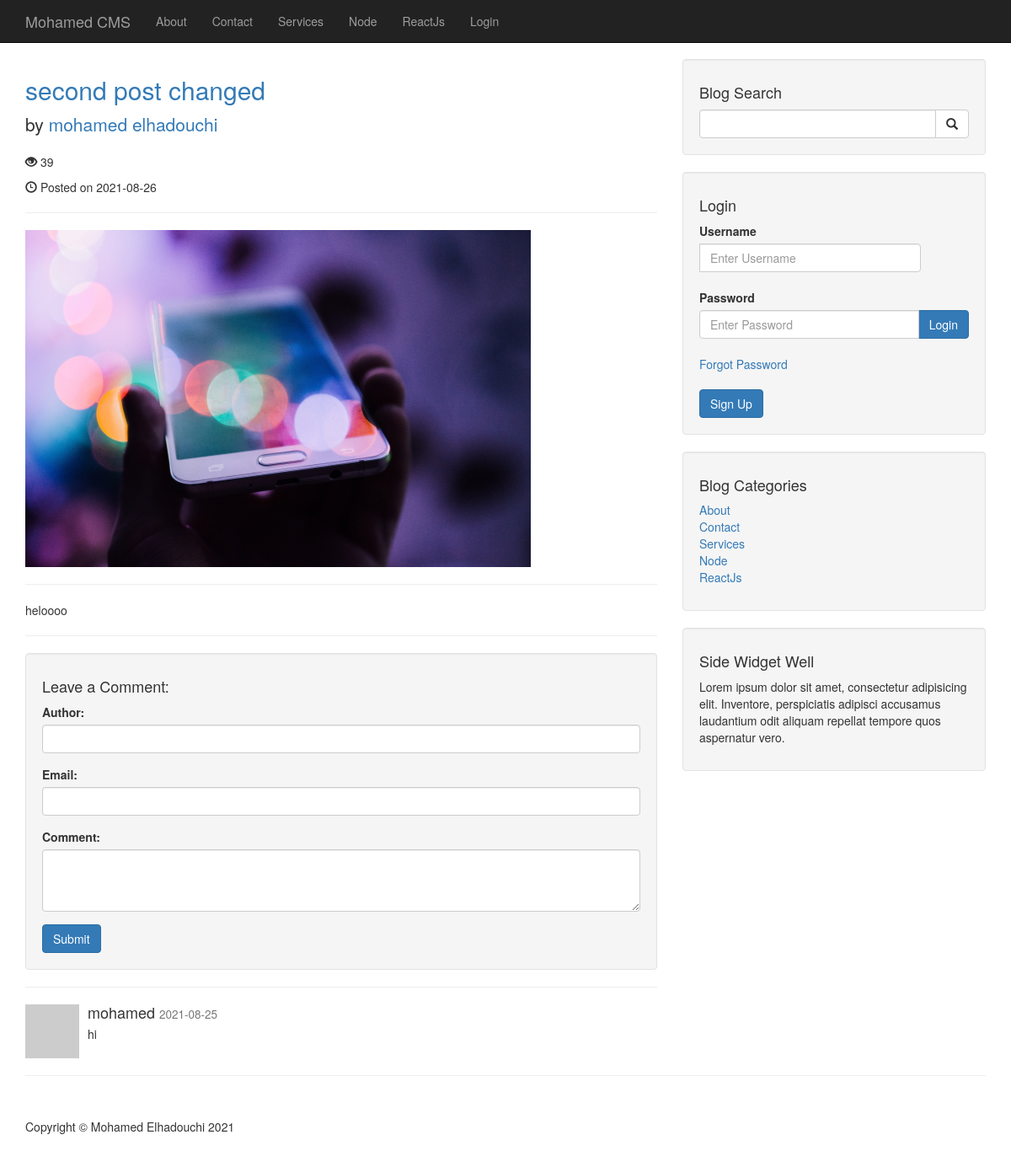
Screenshot of /post.php?p_id=184 with the database file from the repository.
### tables this page shows
CREATE TABLE `categories` (
  `cat_id` int(11) NOT NULL,
  `cat_title` varchar(255) NOT NULL
);

CREATE TABLE `posts` (
  `post_id` int(11) NOT NULL,
  `post_category_id` int(11) NOT NULL,
  `post_title` varchar(255) NOT NULL,
  `post_author` varchar(255) NOT NULL,
  `post_date` date NOT NULL,
  `post_image` text NOT NULL,
  `post_content` text NOT NULL,
  `post_tags` varchar(255) NOT NULL,
  `post_comment_count` varchar(255) NOT NULL,
  `post_status` varchar(255) NOT NULL DEFAULT 'draft',
  `post_views_count` int(11) NOT NULL
);

CREATE TABLE `users` (
  `user_id` int(11) NOT NULL,
  `username` varchar(255) NOT NULL,
  `user_password` varchar(255) NOT NULL,
  `user_firstname` varchar(255) NOT NULL,
  `user_lastname` varchar(255) NOT NULL,
  `user_email` varchar(255) NOT NULL,
  `user_image` text NOT NULL,
  `user_role` varchar(255) NOT NULL,
  `token` text NOT NULL
);

CREATE TABLE `comments` (
  `comment_id` int(11) NOT NULL,
  `comment_post_id` int(11) NOT NULL,
  `comment_author` varchar(255) NOT NULL,
  `comment_email` varchar(255) NOT NULL,
  `comment_content` text NOT NULL,
  `comment_status` varchar(255) NOT NULL,
  `comment_date` date NOT NULL
);

### admin/functions.php (called while the page is built, shortened)
<?php
function isLogedIn($session)
{
    return false;
}

### post.php (the view, shortened to what this page needs)
<?php include "includes/db.php";?>
<?php include "includes/header.php";?>
<?php include "includes/nav.php";?>
<div class="container">
  <div class="row">
    <div class="col-md-8">
      <?php
if (isset($_GET['p_id'])) {
    $p_id = mysqli_real_escape_string($connection, $_GET['p_id']);
    $query = "UPDATE posts SET post_views_count = post_views_count + 1  WHERE post_id = {$p_id}";
    if (isset($_SESSION['user_role']) && $_SESSION['user_role'] == 'admin') {
        $query = "SELECT * FROM posts WHERE post_id = {$p_id}";
    } else {
        $query = "SELECT * FROM posts WHERE post_id = {$p_id} AND post_status = 'published'";
    }
    $select_post_querys = mysqli_query($connection, $query);
    if (mysqli_num_rows($select_post_querys) < 1) {
        header("Location: index.php");
    } else {
        while ($row = mysqli_fetch_assoc($select_post_querys)) {
            $post_title = mysqli_real_escape_string($connection, $row['post_title']);
            $post_author = mysqli_real_escape_string($connection, $row['post_author']);
            $post_date = mysqli_real_escape_string($connection, $row['post_date']);
            $post_image = mysqli_real_escape_string($connection, $row['post_image']);
            $post_content = mysqli_real_escape_string($connection, $row['post_content']);
            $post_views_count = mysqli_real_escape_string($connection, $row['post_views_count']);
            ?>
      <h2>
        <a href="post.php?p_id=<?php echo $p_id ?>"><?php echo $post_title ?></a>
      </h2>
      <p class="lead">
        <?php
            $user_id = $post_author;
            $query = "SELECT * FROM users WHERE user_id = $post_author";
            $select_user_query = mysqli_query($connection, $query);
            while ($row = mysqli_fetch_assoc($select_user_query)) {
                $post_author = mysqli_real_escape_string($connection, $row['user_firstname'] . " " . $row['user_lastname']);
            }
            ?>
        by <a href="author_posts.php?p_author=<?php echo $user_id; ?>"><?php echo $post_author; ?></a>
      </p>
      <p><span class='glyphicon glyphicon-eye-open'></span> <?php echo $post_views_count ?></p>
      <p><span class="glyphicon glyphicon-time"></span> Posted on
        <?php echo $post_date ?></p>
      <hr>
      <img class="img-responsive" src="images/<?php echo $post_image; ?>" alt="">
      <hr>
      <p><?php echo $post_content ?></p>
      <?php }
    }
    ?>
      <hr>
      <div class="well">
        <h4>Leave a Comment:</h4>
        <form role="form" action="" method="POST">
          <div class="form-group">
            <label for="comment_author">Author:</label>
            <input type="text" name="comment_author" id="comment_author" class="form-control">
          </div>
          <div class="form-group">
            <label for="comment_email">Email:</label>
            <input type="email" name="comment_email" id="comment_email" class="form-control">
          </div>
          <div class="form-group">
            <label for="comment_content">Comment:</label>
            <textarea class="form-control" rows="3" name="comment_content" id="comment_content"></textarea>
          </div>
          <button type="submit" class="btn btn-primary" name="creat_comment">Submit</button>
        </form>
      </div>
      <hr>
      <?php
    $comment_post_id = mysqli_real_escape_string($connection, $_GET['p_id']);
    $query = "SELECT * FROM comments WHERE comment_post_id = $comment_post_id ";
    $query .= "AND comment_status = 'approved' ";
    $query .= "ORDER BY comment_id DESC";
    $show_comment_query = mysqli_query($connection, $query);
    while ($row = mysqli_fetch_assoc($show_comment_query)) {
        $comment_content = mysqli_real_escape_string($connection, $row['comment_content']);
        $comment_author = mysqli_real_escape_string($connection, $row['comment_author']);
        $comment_date = mysqli_real_escape_string($connection, $row['comment_date']);
        ?>
      <div class='media'>
        <a class='pull-left'><img class='media-object' src='http://placehold.it/64x64' alt=''></a>
        <div class='media-body'>
          <h4 class='media-heading'><?php echo $comment_author; ?>
            <small> <?php echo $comment_date; ?></small>
          </h4><?php echo $comment_content; ?>
        </div>
      </div>
      <?php }
}?>
    </div>
    <?php include "includes/sidebar.php";?>
  </div>
  <hr>
  <?php include "includes/footer.php";?>

### includes/nav.php (shortened to what this page needs)
<nav class="navbar navbar-inverse navbar-fixed-top" role="navigation">
  <div class="container">
    <div class="navbar-header">
      <a class="navbar-brand" href="index.php">Mohamed CMS</a>
    </div>
    <div class="collapse navbar-collapse" id="bs-example-navbar-collapse-1">
      <ul class="nav navbar-nav">
        <?php
$query = "SELECT * FROM categories";
$select_all_cat_querys = mysqli_query($connection, $query);
while ($row = mysqli_fetch_assoc($select_all_cat_querys)) {
    $cat_title = mysqli_real_escape_string($connection, $row['cat_title']);
    $cat_id = mysqli_real_escape_string($connection, $row['cat_id']);
    $cat_class = '';
    echo "<li class='$cat_class'><a  href='categories.php?c_id={$cat_id}'>{$cat_title}</a></li>";
}
?>
        <?php
if (!isLogedIn($_SESSION['user_role'])) {
    echo "<li><a href='login.php'>Login</a></li>";
}
?>
      </ul>
    </div>
  </div>
</nav>

### includes/sidebar.php
<div class="col-md-4">
  <div class="well">
    <h4>Blog Search</h4>
    <form action="search.php" method="POST">
      <div class="input-group">
        <input type="text" name="search" class="form-control">
        <span class="input-group-btn">
          <button class="btn btn-default" type="submit" name="submit">
            <span class="glyphicon glyphicon-search"></span>
          </button>
        </span>
      </div>
    </form>
  </div>
  <div class="well">
    <?php
if (isset($_SESSION['user_role'])) {
    echo " <h4>Loged In As " . $_SESSION['firstname'] . " " . $_SESSION['lastname'] . "</h4>";
    ?>
    <a href="includes/logout.php" class="btn btn-primary">Logout</a>
    <?php
} else {
    ?><h4>Login</h4>
    <form action="login.php" method="POST">
      <div class="input-group">
        <label for="username">Username</label>
        <input type="text" name="username" id="username" class="form-control" placeholder="Enter Username">
      </div>
      <br>
      <label for="password">Password</label>
      <div class="input-group">
        <input type="password" name="password" id="password" class="form-control" placeholder="Enter Password">
        <span class="input-group-btn">
          <button class="btn btn-primary" name="login" type="submit">Login</button>
        </span>
      </div>
      <div class="input-group">
        <br>
        <a href="forgot.php?forgot=<?php echo uniqid(true); ?>">Forgot Password</a>
      </div>
      <br>
      <?php
    if (!isset($_SESSION['user_role'])) {
        echo "<a  class='btn btn-primary' href='registration.php' role='button' >Sign Up</a>";
    }
    ?>
    </form>
    <?php
}
?>
  </div>
  <?php
$query = "SELECT * FROM categories";
$select_sidbar_cat_querys = mysqli_query($connection, $query);
?>
  <div class="well">
    <h4>Blog Categories</h4>
    <div class="row">
      <div class="col-lg-12">
        <ul class="list-unstyled">
          <?php
while ($row = mysqli_fetch_assoc($select_sidbar_cat_querys)) {
    $cat_title = mysqli_real_escape_string($connection, $row['cat_title']);
    $cat_id = mysqli_real_escape_string($connection, $row['cat_id']);
    echo "<li><a href='categories.php?c_id={$cat_id}'>{$cat_title}</a></li>";
}
?>
        </ul>
      </div>
    </div>
  </div>
  <?php include "widget.php";?>
</div>

### css/blog-home.css (style rules this page uses)
body { padding-top: 70px; }

### rows the page displays
categories: cat_title "About"
categories: cat_title "Contact"
categories: cat_title "Services"
categories: cat_title "Node"
categories: cat_title "ReactJs"
posts: post_title "second post changed", users.user_firstname+user_lastname "mohamed elhadouchi", post_views_count "39", post_date "2021-08-26", post_image (picture), post_content "heloooo"
comments: comment_author "mohamed", comment_date "2021-08-25", comment_content "hi"
